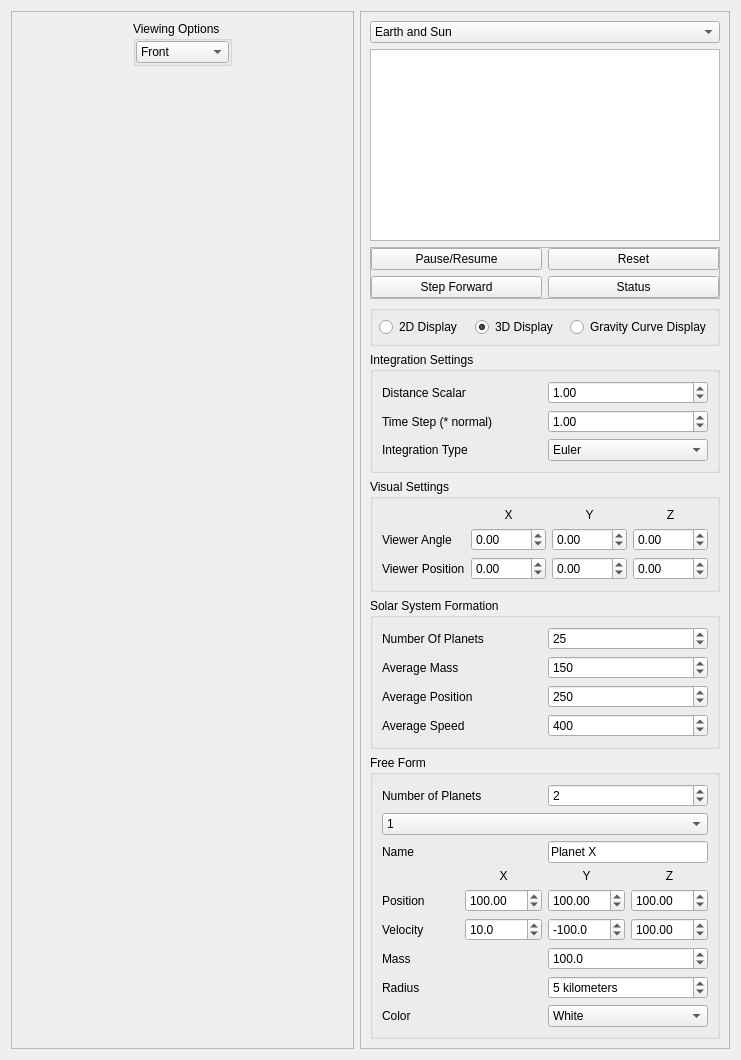
  <widget class="QWidget" name="centralWidget">
   <layout class="QHBoxLayout" name="horizontalLayout">
    <item>
     <widget class="pictureFrame" name="mainFrame">
      <property name="sizePolicy">
       <sizepolicy hsizetype="Preferred" vsizetype="Preferred">
        <horstretch>15</horstretch>
        <verstretch>1</verstretch>
       </sizepolicy>
      </property>
      <property name="minimumSize">
       <size>
        <width>343</width>
        <height>412</height>
       </size>
      </property>
      <property name="frameShape">
       <enum>QFrame::StyledPanel</enum>
      </property>
      <property name="frameShadow">
       <enum>QFrame::Raised</enum>
      </property>
      <layout class="QGridLayout" name="gridLayout_8">
       <item row="1" column="2">
        <spacer name="horizontalSpacer">
         <property name="orientation">
          <enum>Qt::Horizontal</enum>
         </property>
         <property name="sizeHint" stdset="0">
          <size>
           <width>40</width>
           <height>20</height>
          </size>
         </property>
        </spacer>
       </item>
       <item row="1" column="0">
        <spacer name="horizontalSpacer_2">
         <property name="orientation">
          <enum>Qt::Horizontal</enum>
         </property>
         <property name="sizeHint" stdset="0">
          <size>
           <width>40</width>
           <height>20</height>
          </size>
         </property>
        </spacer>
       </item>
       <item row="3" column="1">
        <spacer name="verticalSpacer">
         <property name="orientation">
          <enum>Qt::Vertical</enum>
         </property>
         <property name="sizeHint" stdset="0">
          <size>
           <width>20</width>
           <height>40</height>
          </size>
         </property>
        </spacer>
       </item>
       <item row="1" column="1">
        <widget class="QGroupBox" name="viewGroupBox">
         <property name="sizePolicy">
          <sizepolicy hsizetype="Fixed" vsizetype="Fixed">
           <horstretch>0</horstretch>
           <verstretch>0</verstretch>
          </sizepolicy>
         </property>
         <property name="title">
          <string>Viewing Options</string>
         </property>
         <property name="flat">
          <bool>true</bool>
         </property>
         <layout class="QGridLayout" name="gridLayout_7">
          <property name="leftMargin">
           <number>0</number>
          </property>
          <property name="topMargin">
           <number>0</number>
          </property>
          <property name="rightMargin">
           <number>0</number>
          </property>
          <property name="bottomMargin">
           <number>0</number>
          </property>
          <property name="spacing">
           <number>0</number>
          </property>
          <item row="0" column="2">
           <widget class="QComboBox" name="viewComboBox">
            <property name="currentIndex">
             <number>0</number>
            </property>
            <item>
             <property name="text">
              <string>Front</string>
             </property>
            </item>
            <item>
             <property name="text">
              <string>Back</string>
             </property>
            </item>
            <item>
             <property name="text">
              <string>Top</string>
             </property>
            </item>
            <item>
             <property name="text">
              <string>Bottom</string>
             </property>
            </item>
            <item>
             <property name="text">
              <string>Left</string>
             </property>
            </item>
            <item>
             <property name="text">
              <string>Right</string>
             </property>
            </item>
            <item>
             <property name="text">
              <string>Isometric</string>
             </property>
            </item>
           </widget>
          </item>
         </layout>
        </widget>
       </item>
      </layout>
     </widget>
    </item>
    <item>
     <widget class="QFrame" name="frame_2">
      <property name="frameShape">
       <enum>QFrame::StyledPanel</enum>
      </property>
      <property name="frameShadow">
       <enum>QFrame::Raised</enum>
      </property>
      <layout class="QGridLayout" name="gridLayout_4">
       <item row="7" column="0">
        <widget class="QGroupBox" name="freeFormBox">
         <property name="title">
          <string>Free Form</string>
         </property>
         <layout class="QGridLayout" name="gridLayout_3">
          <item row="0" column="0" colspan="2">
           <widget class="QLabel" name="planetLabel">
            <property name="text">
             <string>Number of Planets</string>
            </property>
           </widget>
          </item>
          <item row="0" column="2" colspan="2">
           <widget class="QSpinBox" name="planetNumber">
            <property name="minimum">
             <number>1</number>
            </property>
            <property name="maximum">
             <number>10</number>
            </property>
            <property name="value">
             <number>2</number>
            </property>
           </widget>
          </item>
          <item row="1" column="0" colspan="4">
           <widget class="QComboBox" name="planetComboBox">
            <property name="currentIndex">
             <number>0</number>
            </property>
            <item>
             <property name="text">
              <string>1</string>
             </property>
            </item>
            <item>
             <property name="text">
              <string>2</string>
             </property>
            </item>
           </widget>
          </item>
          <item row="2" column="0">
           <widget class="QLabel" name="nameLabel">
            <property name="text">
             <string>Name</string>
            </property>
           </widget>
          </item>
          <item row="2" column="2" colspan="2">
           <widget class="QLineEdit" name="nameLine">
            <property name="text">
             <string>Planet X</string>
            </property>
           </widget>
          </item>
          <item row="3" column="1">
           <widget class="QLabel" name="xLabel">
            <property name="text">
             <string>X</string>
            </property>
            <property name="alignment">
             <set>Qt::AlignCenter</set>
            </property>
           </widget>
          </item>
          <item row="3" column="2">
           <widget class="QLabel" name="yLabel">
            <property name="text">
             <string>Y</string>
            </property>
            <property name="alignment">
             <set>Qt::AlignCenter</set>
            </property>
           </widget>
          </item>
          <item row="3" column="3">
           <widget class="QLabel" name="zLabel">
            <property name="text">
             <string>Z</string>
            </property>
            <property name="alignment">
             <set>Qt::AlignCenter</set>
            </property>
           </widget>
          </item>
          <item row="4" column="0">
           <widget class="QLabel" name="positionLabel">
            <property name="text">
             <string>Position</string>
            </property>
           </widget>
          </item>
          <item row="4" column="1">
           <widget class="QDoubleSpinBox" name="positionX">
            <property name="minimum">
             <double>-1000.000000000000000</double>
            </property>
            <property name="maximum">
             <double>1000.000000000000000</double>
            </property>
            <property name="value">
             <double>100.000000000000000</double>
            </property>
           </widget>
          </item>
          <item row="4" column="2">
           <widget class="QDoubleSpinBox" name="positionY">
            <property name="minimum">
             <double>-1000.000000000000000</double>
            </property>
            <property name="maximum">
             <double>1000.000000000000000</double>
            </property>
            <property name="value">
             <double>100.000000000000000</double>
            </property>
           </widget>
          </item>
          <item row="4" column="3">
           <widget class="QDoubleSpinBox" name="positionZ">
            <property name="minimum">
             <double>-1000.000000000000000</double>
            </property>
            <property name="maximum">
             <double>1000.000000000000000</double>
            </property>
            <property name="value">
             <double>100.000000000000000</double>
            </property>
           </widget>
          </item>
          <item row="5" column="0">
           <widget class="QLabel" name="velocityLabel">
            <property name="text">
             <string>Velocity</string>
            </property>
           </widget>
          </item>
          <item row="5" column="1">
           <widget class="QDoubleSpinBox" name="velocityX">
            <property name="decimals">
             <number>1</number>
            </property>
            <property name="minimum">
             <double>-1000.000000000000000</double>
            </property>
            <property name="maximum">
             <double>1000.000000000000000</double>
            </property>
            <property name="value">
             <double>10.000000000000000</double>
            </property>
           </widget>
          </item>
          <item row="5" column="2">
           <widget class="QDoubleSpinBox" name="velocityY">
            <property name="decimals">
             <number>1</number>
            </property>
            <property name="minimum">
             <double>-1000.000000000000000</double>
            </property>
            <property name="maximum">
             <double>1000.000000000000000</double>
            </property>
            <property name="value">
             <double>-100.000000000000000</double>
            </property>
           </widget>
          </item>
          <item row="5" column="3">
           <widget class="QDoubleSpinBox" name="velocityZ">
            <property name="minimum">
             <double>-1000.000000000000000</double>
            </property>
            <property name="maximum">
             <double>1000.000000000000000</double>
            </property>
            <property name="value">
             <double>100.000000000000000</double>
            </property>
           </widget>
          </item>
          <item row="6" column="0" colspan="2">
           <widget class="QLabel" name="massLabel">
            <property name="text">
             <string>Mass</string>
            </property>
           </widget>
          </item>
          <item row="6" column="2" colspan="2">
           <widget class="QDoubleSpinBox" name="massSpin">
            <property name="decimals">
             <number>1</number>
            </property>
            <property name="minimum">
             <double>1.000000000000000</double>
            </property>
            <property name="maximum">
             <double>1000.000000000000000</double>
            </property>
            <property name="value">
             <double>100.000000000000000</double>
            </property>
           </widget>
          </item>
          <item row="7" column="0" colspan="2">
           <widget class="QLabel" name="label">
            <property name="text">
             <string>Radius</string>
            </property>
           </widget>
          </item>
          <item row="7" column="2" colspan="2">
           <widget class="QSpinBox" name="radiusSpinBox">
            <property name="suffix">
             <string> kilometers</string>
            </property>
            <property name="minimum">
             <number>1</number>
            </property>
            <property name="maximum">
             <number>100</number>
            </property>
            <property name="singleStep">
             <number>2</number>
            </property>
            <property name="value">
             <number>5</number>
            </property>
           </widget>
          </item>
          <item row="8" column="0" colspan="2">
           <widget class="QLabel" name="colorLabel">
            <property name="text">
             <string>Color</string>
            </property>
           </widget>
          </item>
          <item row="8" column="2" colspan="2">
           <widget class="QComboBox" name="colorBox">
            <item>
             <property name="text">
              <string>White</string>
             </property>
            </item>
            <item>
             <property name="text">
              <string>Black</string>
             </property>
            </item>
            <item>
             <property name="text">
              <string>Red</string>
             </property>
            </item>
            <item>
             <property name="text">
              <string>Dark Red</string>
             </property>
            </item>
            <item>
             <property name="text">
              <string>Green</string>
             </property>
            </item>
            <item>
             <property name="text">
              <string>Dark Green</string>
             </property>
            </item>
            <item>
             <property name="text">
              <string>Blue</string>
             </property>
            </item>
            <item>
             <property name="text">
              <string>Dark Blue</string>
             </property>
            </item>
            <item>
             <property name="text">
              <string>Cyan</string>
             </property>
            </item>
            <item>
             <property name="text">
              <string>Dark Cyan</string>
             </property>
            </item>
            <item>
             <property name="text">
              <string>Magenta</string>
             </property>
            </item>
            <item>
             <property name="text">
              <string>Dark Magenta</string>
             </property>
            </item>
            <item>
             <property name="text">
              <string>Yellow</string>
             </property>
            </item>
            <item>
             <property name="text">
              <string>Dark Yellow</string>
             </property>
            </item>
            <item>
             <property name="text">
              <string>Gray</string>
             </property>
            </item>
            <item>
             <property name="text">
              <string>Dark Gray</string>
             </property>
            </item>
            <item>
             <property name="text">
              <string>Light Gray</string>
             </property>
            </item>
           </widget>
          </item>
         </layout>
        </widget>
       </item>
       <item row="2" column="0">
        <widget class="QFrame" name="mainButtons">
         <property name="frameShape">
          <enum>QFrame::StyledPanel</enum>
         </property>
         <property name="frameShadow">
          <enum>QFrame::Raised</enum>
         </property>
         <layout class="QGridLayout" name="gridLayout">
          <property name="leftMargin">
           <number>0</number>
          </property>
          <property name="topMargin">
           <number>0</number>
          </property>
          <property name="rightMargin">
           <number>0</number>
          </property>
          <property name="bottomMargin">
           <number>0</number>
          </property>
          <item row="0" column="0">
           <widget class="QPushButton" name="pauseButton">
            <property name="text">
             <string>Pause/Resume</string>
            </property>
            <property name="shortcut">
             <string>Ctrl+P</string>
            </property>
           </widget>
          </item>
          <item row="1" column="0">
           <widget class="QPushButton" name="forwardButton">
            <property name="text">
             <string>Step Forward</string>
            </property>
            <property name="shortcut">
             <string>Ctrl+F</string>
            </property>
           </widget>
          </item>
          <item row="0" column="1">
           <widget class="QPushButton" name="resetButton">
            <property name="text">
             <string>Reset</string>
            </property>
            <property name="shortcut">
             <string>Ctrl+R</string>
            </property>
           </widget>
          </item>
          <item row="1" column="1">
           <widget class="QPushButton" name="statusButton">
            <property name="text">
             <string>Status</string>
            </property>
            <property name="shortcut">
             <string>Ctrl+S</string>
            </property>
           </widget>
          </item>
         </layout>
        </widget>
       </item>
       <item row="4" column="0">
        <widget class="QGroupBox" name="integrationGroupBox">
         <property name="title">
          <string>Integration Settings</string>
         </property>
         <layout class="QGridLayout" name="gridLayout_10">
          <item row="1" column="0">
           <widget class="QLabel" name="timeStepLabel">
            <property name="text">
             <string>Time Step (* normal)</string>
            </property>
           </widget>
          </item>
          <item row="0" column="1">
           <widget class="QDoubleSpinBox" name="distanceScalarSpin">
            <property name="minimum">
             <double>0.250000000000000</double>
            </property>
            <property name="maximum">
             <double>100000000.000000000000000</double>
            </property>
            <property name="singleStep">
             <double>0.100000000000000</double>
            </property>
            <property name="value">
             <double>1.000000000000000</double>
            </property>
           </widget>
          </item>
          <item row="1" column="1">
           <widget class="QDoubleSpinBox" name="speedDoubleSpinBox">
            <property name="minimum">
             <double>0.010000000000000</double>
            </property>
            <property name="maximum">
             <double>5.000000000000000</double>
            </property>
            <property name="singleStep">
             <double>0.010000000000000</double>
            </property>
            <property name="value">
             <double>1.000000000000000</double>
            </property>
           </widget>
          </item>
          <item row="0" column="0">
           <widget class="QLabel" name="distanceLabel">
            <property name="text">
             <string>Distance Scalar</string>
            </property>
           </widget>
          </item>
          <item row="2" column="0">
           <widget class="QLabel" name="integrationLabel">
            <property name="text">
             <string>Integration Type</string>
            </property>
           </widget>
          </item>
          <item row="2" column="1">
           <widget class="QComboBox" name="integrationComboBox">
            <item>
             <property name="text">
              <string>Euler</string>
             </property>
            </item>
            <item>
             <property name="text">
              <string>Euler-Cromber</string>
             </property>
            </item>
            <item>
             <property name="text">
              <string>Velocity Verlet</string>
             </property>
            </item>
            <item>
             <property name="text">
              <string>Yoshida</string>
             </property>
            </item>
            <item>
             <property name="text">
              <string>Hermite</string>
             </property>
            </item>
           </widget>
          </item>
         </layout>
        </widget>
       </item>
       <item row="6" column="0">
        <widget class="QGroupBox" name="SolarSystemFormationGroupBox">
         <property name="title">
          <string>Solar System Formation</string>
         </property>
         <layout class="QGridLayout" name="gridLayout_5">
          <item row="2" column="1">
           <widget class="QSpinBox" name="averagePositionSpinBox">
            <property name="minimum">
             <number>50</number>
            </property>
            <property name="maximum">
             <number>500</number>
            </property>
            <property name="singleStep">
             <number>25</number>
            </property>
            <property name="value">
             <number>250</number>
            </property>
           </widget>
          </item>
          <item row="0" column="1">
           <widget class="QSpinBox" name="numberOfPlanetsSpinBox">
            <property name="minimum">
             <number>2</number>
            </property>
            <property name="maximum">
             <number>100</number>
            </property>
            <property name="value">
             <number>25</number>
            </property>
           </widget>
          </item>
          <item row="0" column="0">
           <widget class="QLabel" name="numberOfPlanetsLabel">
            <property name="text">
             <string>Number Of Planets</string>
            </property>
           </widget>
          </item>
          <item row="3" column="1">
           <widget class="QSpinBox" name="averageSpeedSpinBox">
            <property name="minimum">
             <number>100</number>
            </property>
            <property name="maximum">
             <number>1000</number>
            </property>
            <property name="singleStep">
             <number>25</number>
            </property>
            <property name="value">
             <number>400</number>
            </property>
           </widget>
          </item>
          <item row="1" column="0">
           <widget class="QLabel" name="averageMassLabel">
            <property name="text">
             <string>Average Mass</string>
            </property>
           </widget>
          </item>
          <item row="2" column="0">
           <widget class="QLabel" name="averagePositionLabel">
            <property name="text">
             <string>Average Position</string>
            </property>
           </widget>
          </item>
          <item row="3" column="0">
           <widget class="QLabel" name="averageSpeedLabel">
            <property name="text">
             <string>Average Speed</string>
            </property>
           </widget>
          </item>
          <item row="1" column="1">
           <widget class="QSpinBox" name="averageMassSpinBox">
            <property name="minimum">
             <number>100</number>
            </property>
            <property name="maximum">
             <number>5000</number>
            </property>
            <property name="singleStep">
             <number>25</number>
            </property>
            <property name="value">
             <number>150</number>
            </property>
           </widget>
          </item>
         </layout>
        </widget>
       </item>
       <item row="0" column="0">
        <widget class="QComboBox" name="comboBox">
         <property name="currentIndex">
          <number>0</number>
         </property>
         <item>
          <property name="text">
           <string>Earth and Sun</string>
          </property>
         </item>
         <item>
          <property name="text">
           <string>Double Slingshot</string>
          </property>
         </item>
         <item>
          <property name="text">
           <string>Binary System</string>
          </property>
         </item>
         <item>
          <property name="text">
           <string>Sun and Comets</string>
          </property>
         </item>
         <item>
          <property name="text">
           <string>4 Star Ballet</string>
          </property>
         </item>
         <item>
          <property name="text">
           <string>Double Double</string>
          </property>
         </item>
         <item>
          <property name="text">
           <string>Solar System</string>
          </property>
         </item>
         <item>
          <property name="text">
           <string>Solar System Formation</string>
          </property>
         </item>
         <item>
          <property name="text">
           <string>Free Form</string>
          </property>
         </item>
        </widget>
       </item>
       <item row="1" column="0">
        <widget class="QTextBrowser" name="textBrowser">
         <property name="sizePolicy">
          <sizepolicy hsizetype="Expanding" vsizetype="Expanding">
           <horstretch>1</horstretch>
           <verstretch>5</verstretch>
          </sizepolicy>
         </property>
         <property name="tabChangesFocus">
          <bool>true</bool>
         </property>
         <property name="acceptRichText">
          <bool>false</bool>
         </property>
        </widget>
       </item>
       <item row="3" column="0">
        <widget class="QGroupBox" name="typeGroupBox">
         <property name="title">
          <string/>
         </property>
         <layout class="QHBoxLayout" name="typeLayout">
          <property name="spacing">
           <number>6</number>
          </property>
          <property name="leftMargin">
           <number>6</number>
          </property>
          <property name="topMargin">
           <number>6</number>
          </property>
          <property name="rightMargin">
           <number>6</number>
          </property>
          <property name="bottomMargin">
           <number>6</number>
          </property>
          <item>
           <widget class="QRadioButton" name="display2DRadioButton">
            <property name="text">
             <string>2D Display</string>
            </property>
           </widget>
          </item>
          <item>
           <widget class="QRadioButton" name="display3DRadioButton">
            <property name="text">
             <string>3D Display</string>
            </property>
            <property name="checked">
             <bool>true</bool>
            </property>
           </widget>
          </item>
          <item>
           <widget class="QRadioButton" name="displayRelativityRadioButton">
            <property name="text">
             <string>Gravity Curve Display</string>
            </property>
           </widget>
          </item>
         </layout>
        </widget>
       </item>
       <item row="5" column="0">
        <widget class="QGroupBox" name="visualGroupBox">
         <property name="title">
          <string>Visual Settings</string>
         </property>
         <layout class="QGridLayout" name="gridLayout_6">
          <item row="0" column="1">
           <widget class="QLabel" name="viewerXLabel">
            <property name="text">
             <string>X</string>
            </property>
            <property name="alignment">
             <set>Qt::AlignCenter</set>
            </property>
           </widget>
          </item>
          <item row="0" column="2">
           <widget class="QLabel" name="viewerYLabel">
            <property name="text">
             <string>Y</string>
            </property>
            <property name="alignment">
             <set>Qt::AlignCenter</set>
            </property>
           </widget>
          </item>
          <item row="0" column="3">
           <widget class="QLabel" name="viewerZLabel">
            <property name="text">
             <string>Z</string>
            </property>
            <property name="alignment">
             <set>Qt::AlignCenter</set>
            </property>
           </widget>
          </item>
          <item row="1" column="0">
           <widget class="QLabel" name="viewerAngleLabel">
            <property name="text">
             <string>Viewer Angle</string>
            </property>
           </widget>
          </item>
          <item row="1" column="1">
           <widget class="QDoubleSpinBox" name="viewerAngleXSpinBox">
            <property name="wrapping">
             <bool>true</bool>
            </property>
            <property name="accelerated">
             <bool>true</bool>
            </property>
            <property name="minimum">
             <double>-179.000000000000000</double>
            </property>
            <property name="maximum">
             <double>180.000000000000000</double>
            </property>
            <property name="singleStep">
             <double>1.000000000000000</double>
            </property>
           </widget>
          </item>
          <item row="2" column="0">
           <widget class="QLabel" name="viewerPositionLabel">
            <property name="text">
             <string>Viewer Position</string>
            </property>
           </widget>
          </item>
          <item row="2" column="1">
           <widget class="QDoubleSpinBox" name="viewerPositionXSpinBox">
            <property name="accelerated">
             <bool>true</bool>
            </property>
            <property name="minimum">
             <double>-1000.000000000000000</double>
            </property>
            <property name="maximum">
             <double>1000.000000000000000</double>
            </property>
            <property name="singleStep">
             <double>5.000000000000000</double>
            </property>
           </widget>
          </item>
          <item row="1" column="2">
           <widget class="QDoubleSpinBox" name="viewerAngleYSpinBox">
            <property name="wrapping">
             <bool>true</bool>
            </property>
            <property name="accelerated">
             <bool>true</bool>
            </property>
            <property name="minimum">
             <double>-179.000000000000000</double>
            </property>
            <property name="maximum">
             <double>180.000000000000000</double>
            </property>
            <property name="singleStep">
             <double>1.000000000000000</double>
            </property>
           </widget>
          </item>
          <item row="1" column="3">
           <widget class="QDoubleSpinBox" name="viewerAngleZSpinBox">
            <property name="wrapping">
             <bool>true</bool>
            </property>
            <property name="accelerated">
             <bool>true</bool>
            </property>
            <property name="minimum">
             <double>-179.000000000000000</double>
            </property>
            <property name="maximum">
             <double>180.000000000000000</double>
            </property>
            <property name="singleStep">
             <double>1.000000000000000</double>
            </property>
           </widget>
          </item>
          <item row="2" column="2">
           <widget class="QDoubleSpinBox" name="viewerPositionYSpinBox">
            <property name="accelerated">
             <bool>true</bool>
            </property>
            <property name="minimum">
             <double>-1000.000000000000000</double>
            </property>
            <property name="maximum">
             <double>1000.000000000000000</double>
            </property>
            <property name="singleStep">
             <double>5.000000000000000</double>
            </property>
           </widget>
          </item>
          <item row="2" column="3">
           <widget class="QDoubleSpinBox" name="viewerPositionZSpinBox">
            <property name="accelerated">
             <bool>true</bool>
            </property>
            <property name="minimum">
             <double>-1000.000000000000000</double>
            </property>
            <property name="maximum">
             <double>1000.000000000000000</double>
            </property>
            <property name="singleStep">
             <double>5.000000000000000</double>
            </property>
           </widget>
          </item>
         </layout>
        </widget>
       </item>
      </layout>
     </widget>
    </item>
   </layout>
  </widget>
